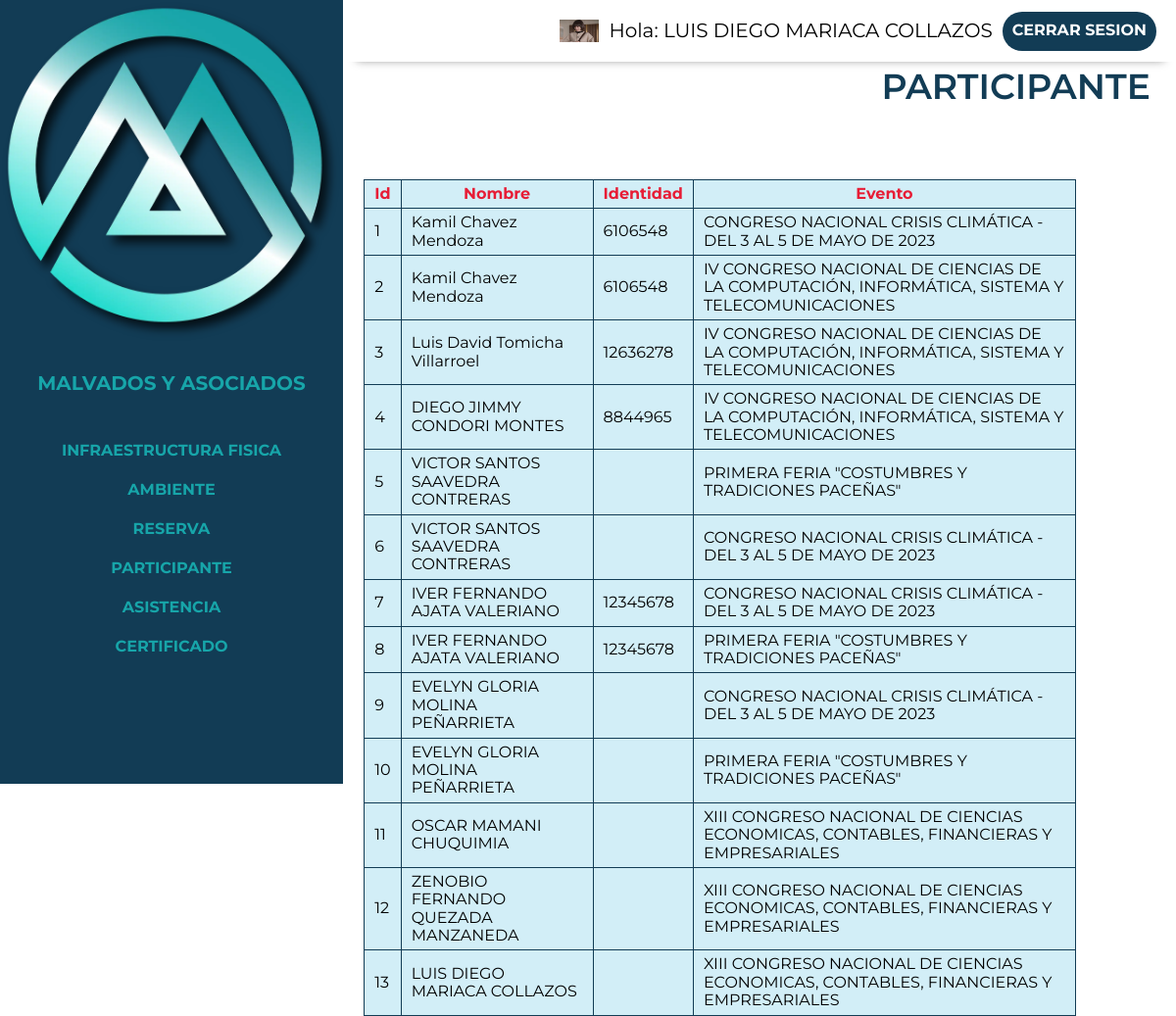
The app's page /control/participante.php (signed in), older data.
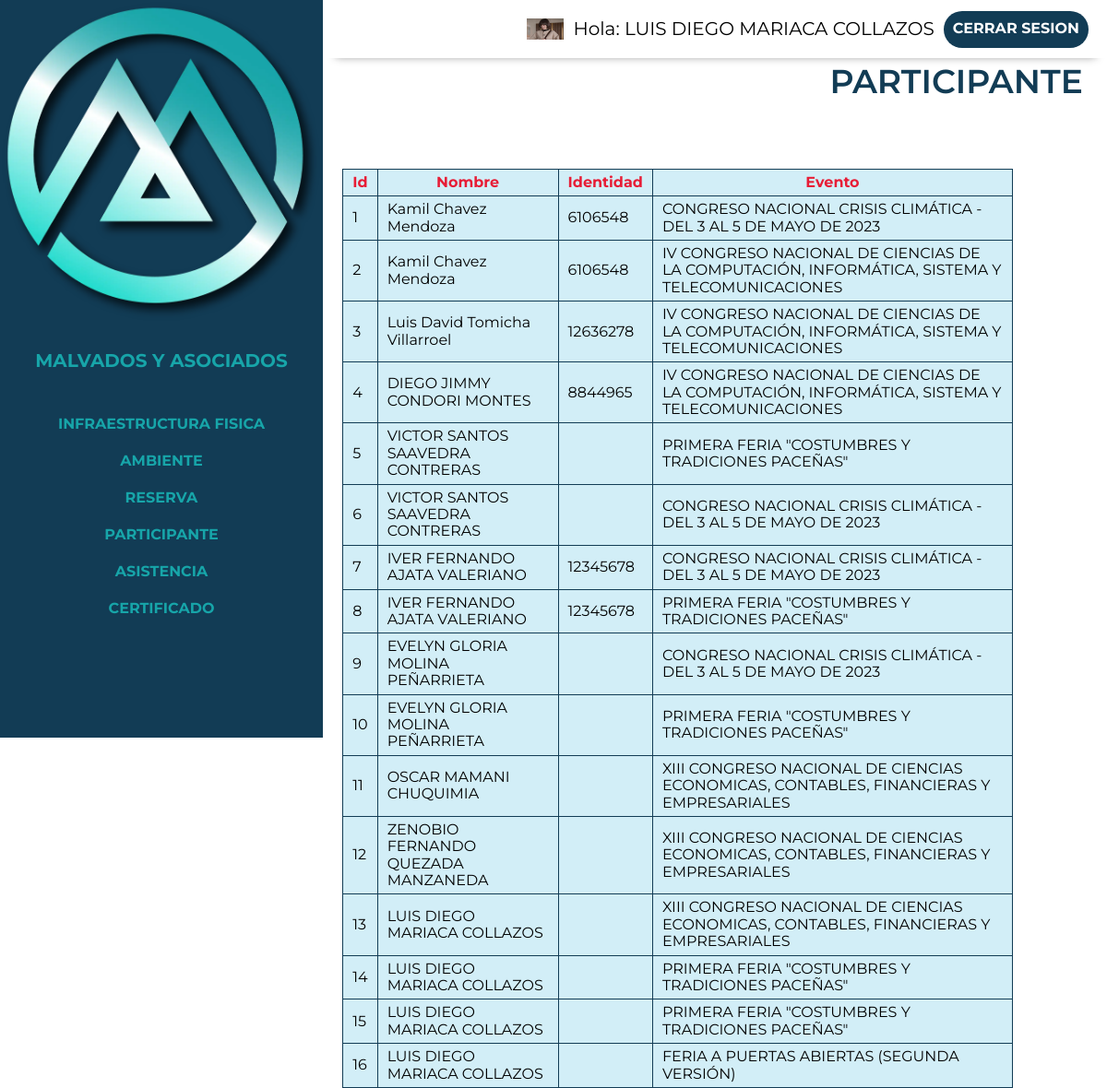
The same page, newer data.
### tables this page shows
CREATE TABLE `usuario` (
  `id_usuario` int(20) NOT NULL,
  `nombre` varchar(60) NOT NULL,
  `apPaterno` varchar(50) NOT NULL,
  `apMaterno` varchar(50) NOT NULL,
  `email` varchar(60) NOT NULL,
  `password` char(60) DEFAULT NULL,
  `estado` varchar(60) DEFAULT NULL,
  `identidad` varchar(60) NOT NULL,
  `foto` varchar(200) DEFAULT NULL,
  `usuario` varchar(50) DEFAULT NULL,
  `celular` varchar(20) DEFAULT NULL,
  `fechaRegistro` date DEFAULT NULL,
  `token` varchar(50) DEFAULT NULL
);

CREATE TABLE `participante` (
  `id_participante` int(20) NOT NULL,
  `id_usuario` int(20) NOT NULL,
  `id_evento` int(20) NOT NULL,
  `fecha_participante` date NOT NULL,
  `codigo_qr` varchar(225) DEFAULT NULL
);

CREATE TABLE `evento` (
  `id_evento` int(20) NOT NULL,
  `fechaEvento` date DEFAULT NULL,
  `nombreEvento` varchar(225) NOT NULL,
  `Duracion` int(45) NOT NULL,
  `descripcion` longtext NOT NULL,
  `imagen` varchar(200) DEFAULT NULL,
  `id_ambiente` int(11) NOT NULL,
  `gratuito` varchar(2) DEFAULT 'no',
  `costo` decimal(10,0) DEFAULT NULL,
  `fechaFin` date DEFAULT NULL,
  `hora_ini` time NOT NULL,
  `hora_fin` time NOT NULL,
  `estado` varchar(60) NOT NULL,
  `emite` varchar(100) NOT NULL
);

### control/participante.php (the view, shortened to what this page needs)
<?php require 'includes/header.php';
 include("../app/conexion.php");
    $sql="select *from participante";
    $resultado=mysqli_query($conectar,$sql);$sw=1;?>
<div class="contenedor">
    <div class="listar ">
        <h2 >Participante</h2>
    </div>
    <br/>
    <div class="tlis">
            <table  >
                <thead>
                    <tr>
                        <th data-titulo="Id:">Id</th>
                        <th data-titulo="Nombre:">Nombre</th>
                        <th data-titulo="Identidad:">Identidad</th>
                        <th data-titulo="Evento:">Evento</th>
                    </tr>
                </thead>
                <tbody>
                     <?php
                            while($filas=mysqli_fetch_assoc($resultado)){
                                $s="select * from usuario where id_usuario='".$filas['id_usuario']."'";
                                $r=mysqli_query($conectar,$s);
                                $f=mysqli_fetch_assoc($r);
                                $sqle="select * from evento where id_evento='".$filas['id_evento']."'";
                                $re=mysqli_query($conectar,$sqle);
                                $fe=mysqli_fetch_assoc($re);
                            ?>
                    <tr>
                        <td data-titulo="Id:"><?php echo $sw?></td>
                        <td data-titulo="Nombre:"><?php echo $f['nombre']." ".$f['apPaterno']." ".$f['apMaterno'];?></td>
                        <td data-titulo="Identidad:"><?php echo $f['identidad']?></td>
                        <td data-titulo="Evento:"><?php echo $fe['nombreEvento']?></td>
                    </tr>
                    <?php
                $sw=$sw+1;
                }
                    ?>
                </tbody>
            </table>
         </div>
    </div>
</div>
<?php require 'includes/footer.php' ?>

### control/includes/header.php (shortened to what this page needs)
<!DOCTYPE html>
<html lang="en">
<head>
    <link rel="stylesheet" href="https://cdn.jsdelivr.net/npm/bootstrap-icons@1.10.4/font/bootstrap-icons.css">
    <link rel="stylesheet" href="../build/css/app.css">
    <link href="https://cdn.jsdelivr.net/npm/select2@4.1.0-rc.0/dist/css/select2.min.css" rel="stylesheet" />
</head>
<body>
<div class="dashboard">
    <aside class="sidebar">
        <div class="logo-principal">
            <img  loading="lazy"  width="50" heigth="80" src="../build/img/control/logo.webp" alt="desdeaqui">
            <a href="index.php"><h3>  Malvados y Asociados </h3></a>
        </div>
        <nav class="sidebar-nav flex">
            <a href="infraestructura.php">Infraestructura Fisica</a>
            <a href="ambiente.php">Ambiente</a>
            <a href="reserva.php">Reserva</a>
            <a href="participante.php">Participante</a>
            <a href="asistencia.php">Asistencia</a>
                <a href="certificado.php">Certificado</a>
        </nav>
    </aside>
    <div class="principal">
        <div class="barra flex">
            <img src="../build/img/control/sara.webp"  style="width:40px;height:23px;" class="rounded-pill">
            <p>Hola: <span>
                <?php
                $id=$_SESSION['id'];
                include("../app/conexion.php");
                $sql="select nombre, apPaterno, apMaterno from usuario where id_usuario='$id'";
                $resultado=mysqli_query($conectar,$sql);
                $filas=mysqli_fetch_assoc($resultado);
                 echo $filas['nombre'].' '.$filas['apPaterno'].' '.$filas['apMaterno'];
                ?>
                </span></p>
            <a href="../login/cerrar_session.php" class="cerrar-sesion">Cerrar Sesion</a>
        </div>

### control/includes/footer.php (shortened to what this page needs)
</body>
</html>

### build/css/app.css (style rules this page uses)
html { box-sizing:border-box;font-size:62.5% }
*,:after,:before { box-sizing:inherit }
body { font-family:Montserrat,sans-serif;font-size:1.6rem }
p { color:#000;font-size:2rem }
.contenedor { margin:0 auto;max-width:120rem;width:95% }
a { text-decoration:none }
h1,h2,h3 { margin:0 0 5rem }
h2 { font-size:3.6rem }
h3 { font-size:3rem }
img { display:block;height:auto;max-width:100%;width:100% }
html { -webkit-text-size-adjust:100%;line-height:1.15 }
body { margin:0 }
a { background-color:transparent }
img { border-style:none }
.dashboard { background-color:#fff }
@media (min-width:768px) { .dashboard { display:flex;height:100vh } }
.dashboard .principal { flex:1 }
.sidebar { background-color:#123c55;width:100% }
@media (min-width:768px) { .sidebar { max-width:35rem } }
.sidebar h3 { color:#17a5a9;font-size:2rem;margin:0;padding:2rem;text-align:left }
.sidebar .sidebar-nav { flex-direction:column;margin-top:5rem }
.sidebar .sidebar-nav a { color:#17a5a9;font-weight:700;padding:1rem;text-align:left;transition-duration:.3s;transition-property:background-color;width:100% }
.barra { background-color:#fff;box-shadow:1px 12px 9px -13px rgba(0,0,0,.4);justify-content:flex-end;padding:1rem 2rem;transition-duration:.3s;transition-property:background-color }
.barra p { margin:1rem }
.listar h2 { color:#123c55;padding:.5rem;text-align:end;text-transform:uppercase }
.barra a { background-color:#123c55;border-radius:5rem }
a { align-items:center;color:#fff;display:grid;font-weight:700;height:4rem;justify-content:center;padding:1rem;text-transform:uppercase;transition-duration:.3s;transition-property:background-color }
.flex { align-items:center;display:flex }
table { background:#d2eef7;border-collapse:collapse }
table thead { color:#e71d36 }
td,th { border:1px solid #123c55;padding:5px 10px }
@media (min-width:992px) { table { display:table;width:90% } }
h2 { font-weight:600 }

Row changes from the older to the newer data that the page shows:
added participante: id_usuario.nombre "LUIS DIEGO", id_usuario.apPaterno "MARIACA", id_usuario.apMaterno "COLLAZOS", id_evento.nombreEvento "PRIMERA FERIA \"COSTUMBRES Y TRADICIONES PACEÑAS\""
added participante: id_usuario.nombre "LUIS DIEGO", id_usuario.apPaterno "MARIACA", id_usuario.apMaterno "COLLAZOS", id_evento.nombreEvento "PRIMERA FERIA \"COSTUMBRES Y TRADICIONES PACEÑAS\""
added participante: id_usuario.nombre "LUIS DIEGO", id_usuario.apPaterno "MARIACA", id_usuario.apMaterno "COLLAZOS", id_evento.nombreEvento "FERIA A PUERTAS ABIERTAS (SEGUNDA VERSIÓN)"
